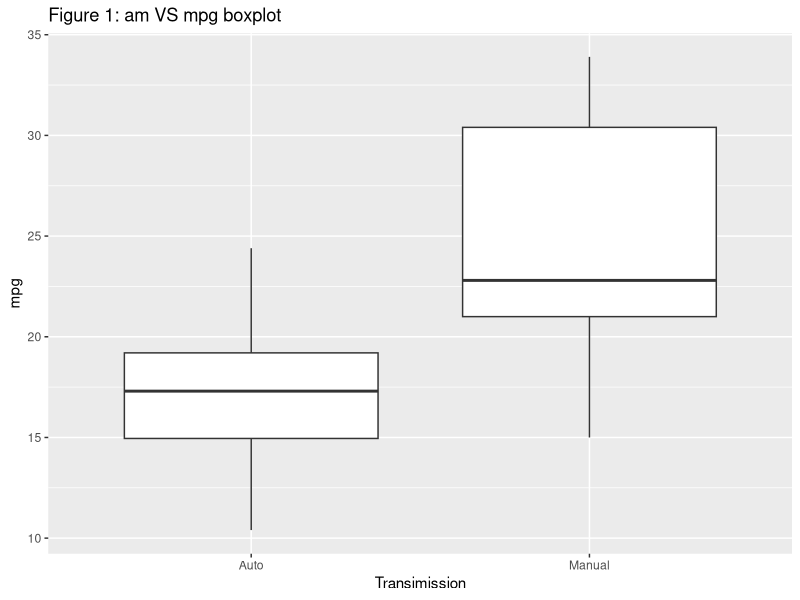
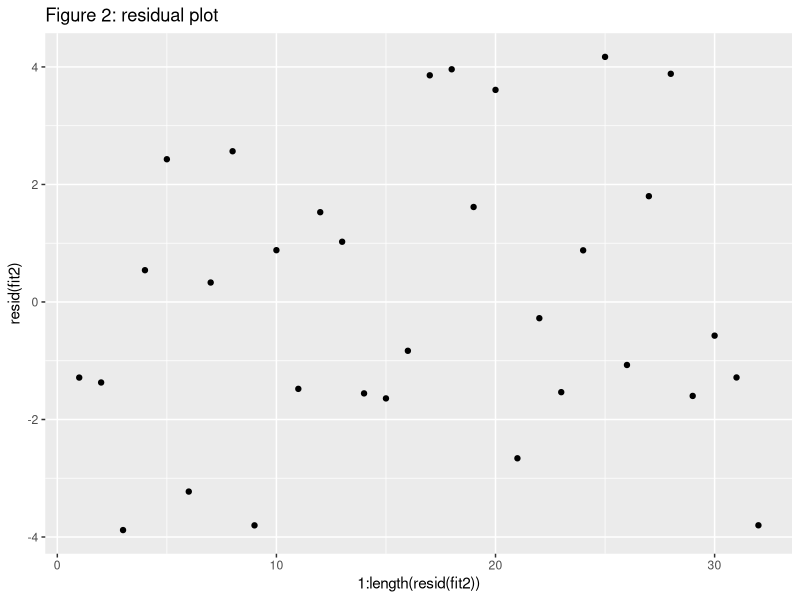
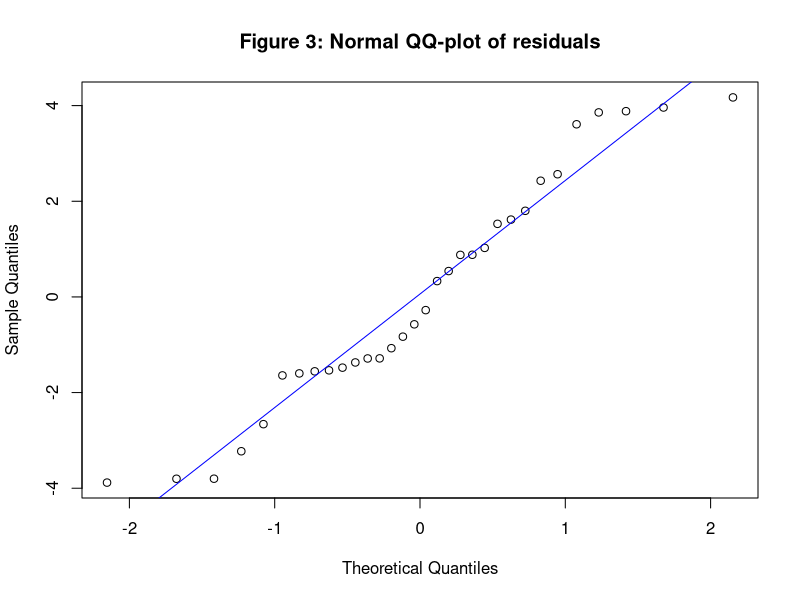

Write R code to recreate these figures, in order.
## ---- chunk 1
library(ggplot2)
## ---- chunk 2
fit1 <- lm(mpg ~ ., data = mtcars)
summary(fit1)$coef
## ---- chunk 3
fit2 <- lm(mpg ~ wt + qsec + am - 1, data = mtcars)
summary(fit2)
## ---- chunk 4
g <- ggplot(data = mtcars, aes(x = factor(am, labels = c("Auto", "Manual")), y = mpg))
g <- g + geom_boxplot() + labs(x = "Transimission")
g <- g + labs(title = "Figure 1: am VS mpg boxplot")
g
## ---- chunk 5
qplot(x = 1:length(resid(fit2)), resid(fit2),
      main = "Figure 2: residual plot")
## ---- chunk 6
qqnorm(resid(fit2), main = "Figure 3: Normal QQ-plot of residuals")
qqline(resid(fit2), col = "blue")
